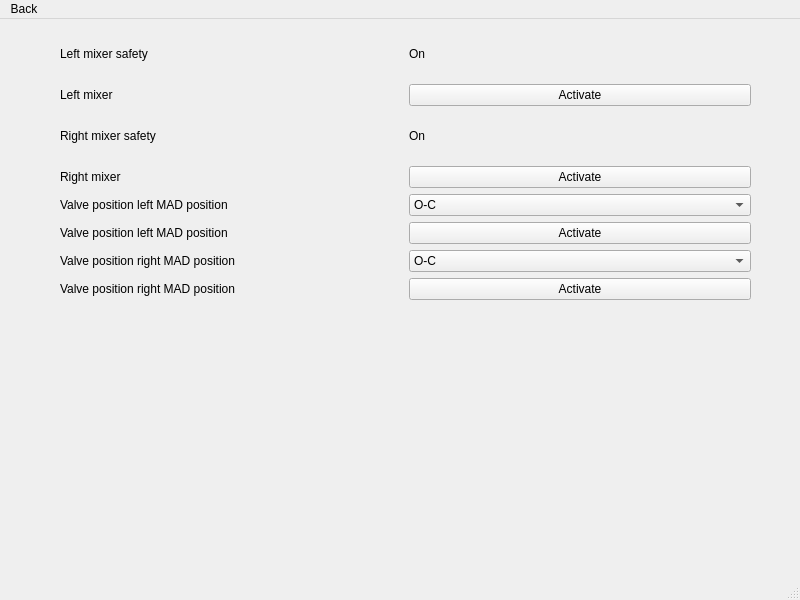
<?xml version="1.0" encoding="UTF-8"?>
<ui version="4.0">
 <class>WBSDMixersWindow</class>
 <widget class="QMainWindow" name="WBSDMixersWindow">
  <property name="geometry">
   <rect>
    <x>0</x>
    <y>0</y>
    <width>800</width>
    <height>600</height>
   </rect>
  </property>
  <property name="windowTitle">
   <string>Mixers</string>
  </property>
  <widget class="QWidget" name="centralwidget">
   <widget class="QWidget" name="gridLayoutWidget">
    <property name="geometry">
     <rect>
      <x>20</x>
      <y>10</y>
      <width>751</width>
      <height>271</height>
     </rect>
    </property>
    <layout class="QGridLayout" name="gridLayout">
     <item row="3" column="1">
      <widget class="QLabel" name="label_5">
       <property name="text">
        <string>Right mixer</string>
       </property>
      </widget>
     </item>
     <item row="5" column="1">
      <widget class="QLabel" name="label_7">
       <property name="text">
        <string>Valve position left MAD position</string>
       </property>
      </widget>
     </item>
     <item row="3" column="2">
      <widget class="QPushButton" name="pushButton_2">
       <property name="text">
        <string>Activate</string>
       </property>
      </widget>
     </item>
     <item row="6" column="2">
      <widget class="QComboBox" name="comboBox_2">
       <item>
        <property name="text">
         <string>O-C</string>
        </property>
       </item>
      </widget>
     </item>
     <item row="7" column="2">
      <widget class="QPushButton" name="pushButton_4">
       <property name="text">
        <string>Activate</string>
       </property>
      </widget>
     </item>
     <item row="4" column="2">
      <widget class="QComboBox" name="comboBox">
       <item>
        <property name="text">
         <string>O-C</string>
        </property>
       </item>
      </widget>
     </item>
     <item row="1" column="1">
      <widget class="QLabel" name="label_2">
       <property name="text">
        <string>Left mixer</string>
       </property>
      </widget>
     </item>
     <item row="4" column="1">
      <widget class="QLabel" name="label_6">
       <property name="text">
        <string>Valve position left MAD position</string>
       </property>
      </widget>
     </item>
     <item row="1" column="2">
      <widget class="QPushButton" name="pushButton">
       <property name="text">
        <string>Activate</string>
       </property>
      </widget>
     </item>
     <item row="7" column="1">
      <widget class="QLabel" name="label_9">
       <property name="text">
        <string>Valve position right MAD position</string>
       </property>
      </widget>
     </item>
     <item row="5" column="2">
      <widget class="QPushButton" name="pushButton_3">
       <property name="text">
        <string>Activate</string>
       </property>
      </widget>
     </item>
     <item row="0" column="2">
      <widget class="QLabel" name="label_4">
       <property name="text">
        <string>On</string>
       </property>
      </widget>
     </item>
     <item row="6" column="1">
      <widget class="QLabel" name="label_8">
       <property name="text">
        <string>Valve position right MAD position</string>
       </property>
      </widget>
     </item>
     <item row="0" column="1">
      <widget class="QLabel" name="label">
       <property name="text">
        <string>Left mixer safety</string>
       </property>
      </widget>
     </item>
     <item row="2" column="2">
      <widget class="QLabel" name="label_10">
       <property name="text">
        <string>On</string>
       </property>
      </widget>
     </item>
     <item row="2" column="1">
      <widget class="QLabel" name="label_3">
       <property name="text">
        <string>Right mixer safety</string>
       </property>
      </widget>
     </item>
     <item row="2" column="0">
      <spacer name="horizontalSpacer">
       <property name="orientation">
        <enum>Qt::Horizontal</enum>
       </property>
       <property name="sizeType">
        <enum>QSizePolicy::Fixed</enum>
       </property>
       <property name="sizeHint" stdset="0">
        <size>
         <width>40</width>
         <height>20</height>
        </size>
       </property>
      </spacer>
     </item>
     <item row="2" column="3">
      <spacer name="horizontalSpacer_2">
       <property name="sizeType">
        <enum>QSizePolicy::Fixed</enum>
       </property>
       <property name="sizeHint" stdset="0">
        <size>
         <width>20</width>
         <height>40</height>
        </size>
       </property>
      </spacer>
     </item>
    </layout>
   </widget>
  </widget>
  <widget class="QMenuBar" name="menubar">
   <property name="geometry">
    <rect>
     <x>0</x>
     <y>0</y>
     <width>800</width>
     <height>21</height>
    </rect>
   </property>
   <widget class="QMenu" name="menuBack">
    <property name="title">
     <string>Back</string>
    </property>
   </widget>
   <addaction name="menuBack"/>
  </widget>
  <widget class="QStatusBar" name="statusbar"/>
 </widget>
 <tabstops>
  <tabstop>pushButton</tabstop>
  <tabstop>pushButton_2</tabstop>
  <tabstop>comboBox</tabstop>
  <tabstop>pushButton_3</tabstop>
  <tabstop>comboBox_2</tabstop>
  <tabstop>pushButton_4</tabstop>
 </tabstops>
 <resources/>
 <connections/>
</ui>
